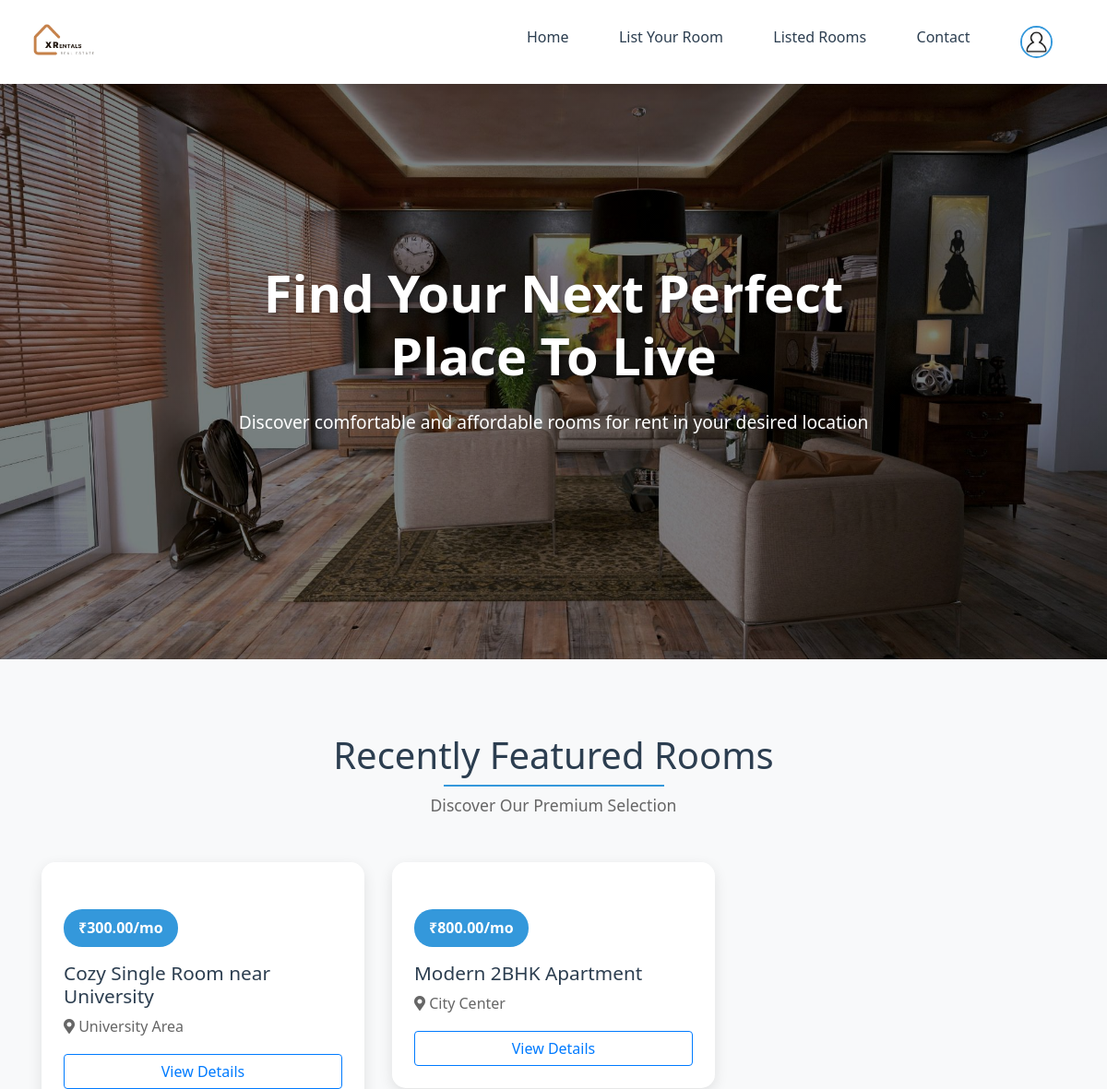
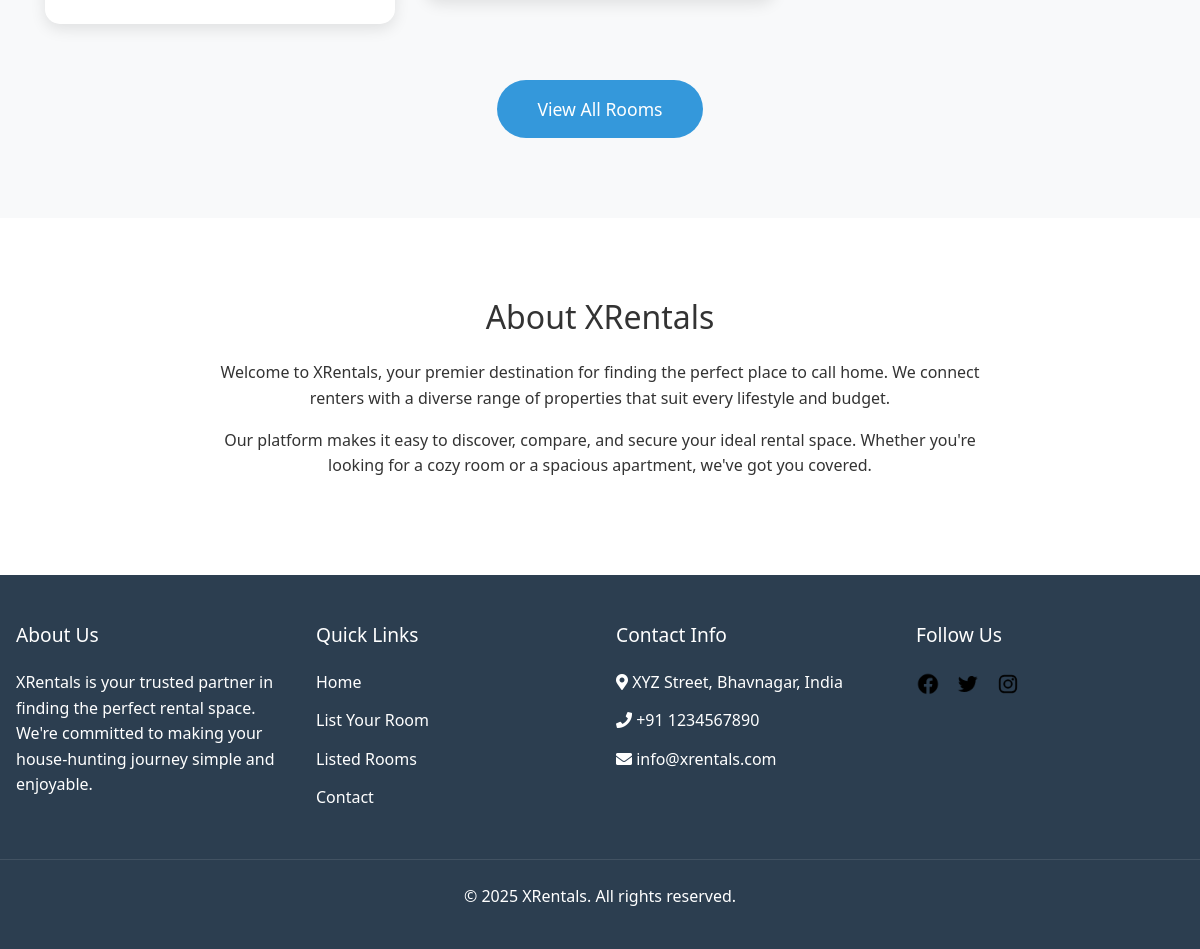
/index.php (signed in), run on the app's committed database (2 pictures, top to bottom).
### tables this page shows
CREATE TABLE rooms (
    id INT PRIMARY KEY AUTO_INCREMENT,
    user_id INT NOT NULL,
    title VARCHAR(255) NOT NULL,
    description TEXT NOT NULL,
    price DECIMAL(10,2) NOT NULL,
    location VARCHAR(255) NOT NULL,
    room_type ENUM('Single Room', 'Double Room', 'Triple Room', '1BHK', '2BHK', '3BHK') NOT NULL,
    furnishing ENUM('Fully Furnished', 'Semi Furnished', 'Unfurnished') NOT NULL,
    bathroom_type ENUM('Attached', 'Common') NOT NULL,
    parking BOOLEAN DEFAULT FALSE,
    wifi BOOLEAN DEFAULT FALSE,
    air_conditioning BOOLEAN DEFAULT FALSE,
    balcony BOOLEAN DEFAULT FALSE,
    water_supply BOOLEAN DEFAULT FALSE,
    image_path VARCHAR(255),
    contact_phone VARCHAR(20),
    contact_email VARCHAR(100),
    contact_whatsapp VARCHAR(20),
    status ENUM('Available', 'Rented', 'Pending', 'Inactive') DEFAULT 'Available',
    created_at TIMESTAMP DEFAULT CURRENT_TIMESTAMP,
    updated_at TIMESTAMP DEFAULT CURRENT_TIMESTAMP ON UPDATE CURRENT_TIMESTAMP,
    FOREIGN KEY (user_id) REFERENCES users(id) ON DELETE CASCADE
);

### index.php (the view, shortened to what this page needs)
<?php
require_once "config/database.php";
?>
<!DOCTYPE html>
<html lang="en">
<head>
    <link rel="stylesheet" href="https://stackpath.bootstrapcdn.com/bootstrap/4.5.2/css/bootstrap.min.css">
    <link rel="stylesheet" href="https://cdnjs.cloudflare.com/ajax/libs/font-awesome/5.15.4/css/all.min.css">
    <link href="https://unpkg.com/aos@2.3.1/dist/aos.css" rel="stylesheet">
</head>
<body>
    <nav class="navbar navbar-expand-lg navbar-light">
        <a class="navbar-brand" href="index.php">
            <img src="logo/logo.png" alt="XRentals Logo">
        </a>
        <div class="collapse navbar-collapse" id="navbarNav">
            <ul class="navbar-nav ml-auto">
                <li class="nav-item">
                    <a class="nav-link" href="index.php">Home</a>
                </li>
                <li class="nav-item">
                    <a class="nav-link" href="list_your_room.php">List Your Room</a>
                </li>
                <li class="nav-item">
                    <a class="nav-link" href="rooms.php">Listed Rooms</a>
                </li>
                <li class="nav-item">
                    <a class="nav-link" href="contactUs.php">Contact</a>
                </li>
                <?php if(isset($_SESSION['loggedin']) && $_SESSION['loggedin'] === true): ?>
                    <li class="nav-item">
                        <a class="nav-link" href="profile.php">
                            <img src="<?php echo isset($_SESSION['profile_image']) ? 'uploads/profile_images/' . $_SESSION['profile_image'] : 'uploads/profile_images/default.png'; ?>"
                                 alt="Profile"
                                 style="width: 35px; height: 35px; border-radius: 50%; object-fit: cover; border: 2px solid var(--accent-color);">
                        </a>
                    </li>
                <?php else: ?>
                    <li class="nav-item">
                        <a class="nav-link btn btn-primary text-white px-4" href="login.php">Login</a>
                    </li>
                <?php endif; ?>
            </ul>
        </div>
    </nav>
    <section class="hero animate-scale-fade" data-aos="fade-up" data-aos-duration="1200" data-aos-delay="200">
        <div class="hero-content">
            <h1>Find Your Next Perfect Place To Live</h1>
            <p>Discover comfortable and affordable rooms for rent in your desired location</p>
        </div>
    </section>
    <section class="featured-section">
        <div class="container">
            <div class="section-title animate-scale-fade" data-aos="fade-up" data-aos-duration="1000">
                <h2>Recently Featured Rooms</h2>
                <p>Discover Our Premium Selection</p>
            </div>
            <div class="row">
                <?php
                $sql = "SELECT r.*, u.username as owner FROM rooms r
                        JOIN users u ON r.user_id = u.id
                        ORDER BY r.created_at DESC LIMIT 3";
                $result = mysqli_query($conn, $sql);
                if(mysqli_num_rows($result) > 0):
                    $delay = 200;
                    while($row = mysqli_fetch_assoc($result)):
                ?>
                <div class="col-md-4 animate-scale-fade" data-aos="fade-up" data-aos-delay="<?php echo $delay; ?>" data-aos-duration="800">
                    <div class="room-card">
                        <div class="room-details">
                            <span class="price-tag">₹<?php echo number_format($row['price'], 2); ?>/mo</span>
                            <h3 class="room-title"><?php echo htmlspecialchars($row['title']); ?></h3>
                            <p class="room-location"><i class="fas fa-map-marker-alt"></i> <?php echo htmlspecialchars($row['location']); ?></p>
                            <a href="room_details.php?id=<?php echo $row['id']; ?>" class="btn btn-outline-primary btn-block">View Details</a>
                        </div>
                    </div>
                </div>
                <?php
                        $delay += 200;
                    endwhile;
                else:
                ?>
                <div class="col-12 text-center">
                    <p>No rooms available for showcase at the moment.</p>
                </div>
                <?php endif; ?>
            </div>
            <div class="text-center mt-4 animate-scale-fade" data-aos="fade-up" data-aos-delay="800">
                <a href="rooms.php" class="btn cta-button">View All Rooms</a>
            </div>
        </div>
    </section>
    <section class="about-section animate-scale-fade" data-aos="fade-up" data-aos-duration="1000" data-aos-offset="200">
        <div class="container">
            <div class="about-content">
                <h2 class="mb-4">About XRentals</h2>
                <p>Welcome to XRentals, your premier destination for finding the perfect place to call home.
                   We connect renters with a diverse range of properties that suit every lifestyle and budget.</p>
                <p>Our platform makes it easy to discover, compare, and secure your ideal rental space.
                   Whether you're looking for a cozy room or a spacious apartment, we've got you covered.</p>
            </div>
        </div>
    </section>
    <footer class="footer animate-scale-fade" data-aos="fade-up" data-aos-duration="1000" data-aos-offset="200">
        <div class="footer-content">
            <div class="footer-section animate-scale-fade">
                <h3>About Us</h3>
                <p>XRentals is your trusted partner in finding the perfect rental space. We're committed to making your house-hunting journey simple and enjoyable.</p>
            </div>
            <div class="footer-section animate-scale-fade">
                <h3>Quick Links</h3>
                <ul>
                    <li><a href="index.php">Home</a></li>
                    <li><a href="list_your_room.php">List Your Room</a></li>
                    <li><a href="rooms.php">Listed Rooms</a></li>
                    <li><a href="contactUs.php">Contact</a></li>
                </ul>
            </div>
            <div class="footer-section animate-scale-fade">
                <h3>Contact Info</h3>
                <ul>
                    <li><i class="fas fa-map-marker-alt"></i> XYZ Street, Bhavnagar, India</li>
                    <li><i class="fas fa-phone"></i> +91 1234567890</li>
                    <li><i class="fas fa-envelope"></i> info@xrentals.com</li>
                </ul>
            </div>
            <div class="footer-section animate-scale-fade">
                <h3>Follow Us</h3>
                <div class="social-links">
                    <a href="#"><img src="logo/facebook-circle-logo-24.png" alt="Facebook"></a>
                    <a href="#"><img src="logo/twitter-logo-24.png" alt="Twitter"></a>
                    <a href="#"><img src="logo/instagram-logo-24.png" alt="Instagram"></a>
                </div>
            </div>
        </div>
        <div class="copyright">
            <p>&copy; <?php echo date('Y'); ?> XRentals. All rights reserved.</p>
        </div>
    </footer>
</body>
</html>

### data on the page
rooms: price "300.00", title "Cozy Single Room near University", location "University Area"
rooms: price "800.00", title "Modern 2BHK Apartment", location "City Center"
